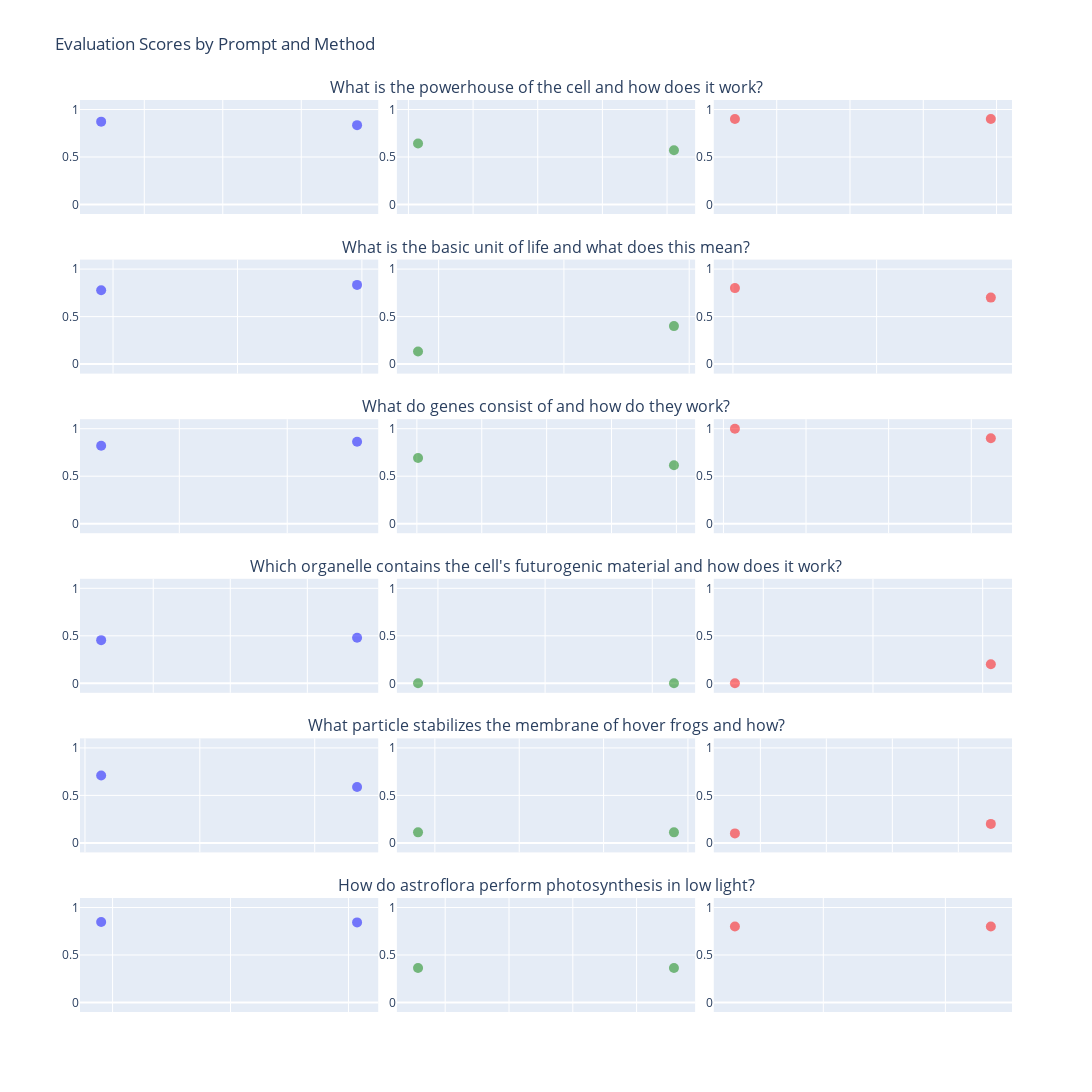

Here is the notebook cell this chart was saved with:
### Code cell
import plotly.graph_objs as go
from plotly.subplots import make_subplots
import numpy as np

# Assuming df_responses contains columns 'original_prompt', 'similarity_scores', 'keyword_scores', 'llm_ratings'
prompts = df_responses['original_prompt'].unique()

# Create subplot titles
subplot_titles = [("", prompt, "") for prompt in prompts]

# Flatten the list of subplot titles
subplot_titles_flat = [title for trio in subplot_titles for title in trio]

# Create subplots with the specified titles
fig = make_subplots(rows=len(prompts), cols=3, subplot_titles=subplot_titles_flat, horizontal_spacing=0.02, vertical_spacing=0.05)

# Define colors for each method
colors = {'Similarity': 'blue', 'Keyword': 'green', 'LLM Rating': 'red'}

# Function to slightly adjust x positions for swarm plot effect
def jitter_x_positions(length, center_position, width=0.2):
    return np.random.uniform(center_position - width/2, center_position + width/2, length)

# Add traces for each method with specified colors
for i, prompt in enumerate(prompts, start=1):
    # Filter data for each prompt
    filtered_data = df_responses[df_responses['original_prompt'] == prompt]
    
    # Similarity Scores
    fig.add_trace(go.Scatter(
        x=jitter_x_positions(len(filtered_data), 1), 
        y=filtered_data['similarity_score'], 
        mode='markers', 
        marker=dict(size=10, opacity=0.5, color=colors['Similarity']),
        name="Similarity"
    ), row=i, col=1)

    # Keyword Scores
    fig.add_trace(go.Scatter(
        x=jitter_x_positions(len(filtered_data), 2), 
        y=filtered_data['keyword_score'], 
        mode='markers', 
        marker=dict(size=10, opacity=0.5, color=colors['Keyword']),
        name="Keyword"
    ), row=i, col=2)

    # LLM Ratings
    fig.add_trace(go.Scatter(
        x=jitter_x_positions(len(filtered_data), 3), 
        y=filtered_data['llm_rating'], 
        mode='markers', 
        marker=dict(size=10, opacity=0.5, color=colors['LLM Rating']),
        name="LLM Rating"
    ), row=i, col=3)

# Update layout
fig.update_layout(height=200*len(prompts), width=1200, title_text="Evaluation Scores by Prompt and Method", showlegend=False)
fig.update_yaxes(range=[-.1, 1.1])  # Set y-axis range for all subplots
fig.update_xaxes(showticklabels=False)

fig.show()

### Figure 1 — Plotly figure (JSON) as saved in the notebook; plotly's stock layout.template omitted (floating-point values rounded to 4 significant figures)
{"data": [{"marker": {"color": "blue", "opacity": 0.5, "size": 10}, "mode": "markers", "name": "Similarity", "type": "scatter", "x": [0.9945, 1.027], "xaxis": "x", "y": [0.8721, 0.8354], "yaxis": "y"}, {"marker": {"color": "green", "opacity": 0.5, "size": 10}, "mode": "markers", "name": "Keyword", "type": "scatter", "x": [1.903, 1.982], "xaxis": "x2", "y": [0.6429, 0.5714], "yaxis": "y2"}, {"marker": {"color": "red", "opacity": 0.5, "size": 10}, "mode": "markers", "name": "LLM Rating", "type": "scatter", "x": [2.998, 2.929], "xaxis": "x3", "y": [0.9, 0.9], "yaxis": "y3"}, {"marker": {"color": "blue", "opacity": 0.5, "size": 10}, "mode": "markers", "name": "Similarity", "type": "scatter", "x": [0.9452, 1.048], "xaxis": "x4", "y": [0.7782, 0.8338], "yaxis": "y4"}, {"marker": {"color": "green", "opacity": 0.5, "size": 10}, "mode": "markers", "name": "Keyword", "type": "scatter", "x": [1.942, 2.044], "xaxis": "x5", "y": [0.1333, 0.4], "yaxis": "y5"}, {"marker": {"color": "red", "opacity": 0.5, "size": 10}, "mode": "markers", "name": "LLM Rating", "type": "scatter", "x": [2.951, 3.04], "xaxis": "x6", "y": [0.8, 0.7], "yaxis": "y6"}, {"marker": {"color": "blue", "opacity": 0.5, "size": 10}, "mode": "markers", "name": "Similarity", "type": "scatter", "x": [1.032, 0.9138], "xaxis": "x7", "y": [0.8633, 0.8204], "yaxis": "y7"}, {"marker": {"color": "green", "opacity": 0.5, "size": 10}, "mode": "markers", "name": "Keyword", "type": "scatter", "x": [2.098, 1.901], "xaxis": "x8", "y": [0.6154, 0.6923], "yaxis": "y8"}, {"marker": {"color": "red", "opacity": 0.5, "size": 10}, "mode": "markers", "name": "LLM Rating", "type": "scatter", "x": [2.983, 3.045], "xaxis": "x9", "y": [1, 0.9], "yaxis": "y9"}, {"marker": {"color": "blue", "opacity": 0.5, "size": 10}, "mode": "markers", "name": "Similarity", "type": "scatter", "x": [1.033, 0.9665], "xaxis": "x10", "y": [0.4788, 0.4542], "yaxis": "y10"}, {"marker": {"color": "green", "opacity": 0.5, "size": 10}, "mode": "markers", "name": "Keyword", "type": "scatter", "x": [1.978, 2.002], "xaxis": "x11", "y": [0, 0], "yaxis": "y11"}, {"marker": {"color": "red", "opacity": 0.5, "size": 10}, "mode": "markers", "name": "LLM Rating", "type": "scatter", "x": [2.955, 3.001], "xaxis": "x12", "y": [0, 0.2], "yaxis": "y12"}, {"marker": {"color": "blue", "opacity": 0.5, "size": 10}, "mode": "markers", "name": "Similarity", "type": "scatter", "x": [0.9874, 0.9428], "xaxis": "x13", "y": [0.5875, 0.7093], "yaxis": "y13"}, {"marker": {"color": "green", "opacity": 0.5, "size": 10}, "mode": "markers", "name": "Keyword", "type": "scatter", "x": [2.028, 2.058], "xaxis": "x14", "y": [0.1111, 0.1111], "yaxis": "y14"}, {"marker": {"color": "red", "opacity": 0.5, "size": 10}, "mode": "markers", "name": "LLM Rating", "type": "scatter", "x": [2.972, 3.05], "xaxis": "x15", "y": [0.1, 0.2], "yaxis": "y15"}, {"marker": {"color": "blue", "opacity": 0.5, "size": 10}, "mode": "markers", "name": "Similarity", "type": "scatter", "x": [1.049, 1.049], "xaxis": "x16", "y": [0.8432, 0.8478], "yaxis": "y16"}, {"marker": {"color": "green", "opacity": 0.5, "size": 10}, "mode": "markers", "name": "Keyword", "type": "scatter", "x": [1.946, 1.986], "xaxis": "x17", "y": [0.3636, 0.3636], "yaxis": "y17"}, {"marker": {"color": "red", "opacity": 0.5, "size": 10}, "mode": "markers", "name": "LLM Rating", "type": "scatter", "x": [3.069, 2.964], "xaxis": "x18", "y": [0.8, 0.8], "yaxis": "y18"}], "layout": {"annotations": [{"font": {"size": 16}, "showarrow": false, "text": "What is the powerhouse of the cell and how does it work?", "x": 0.5, "xanchor": "center", "xref": "paper", "y": 1, "yanchor": "bottom", "yref": "paper"}, {"font": {"size": 16}, "showarrow": false, "text": "What is the basic unit of life and what does this mean?", "x": 0.5, "xanchor": "center", "xref": "paper", "y": 0.825, "yanchor": "bottom", "yref": "paper"}, {"font": {"size": 16}, "showarrow": false, "text": "What do genes consist of and how do they work?", "x": 0.5, "xanchor": "center", "xref": "paper", "y": 0.65, "yanchor": "bottom", "yref": "paper"}, {"font": {"size": 16}, "showarrow": false, "text": "Which organelle contains the cell's futurogenic material and how does it work?", "x": 0.5, "xanchor": "center", "xref": "paper", "y": 0.475, "yanchor": "bottom", "yref": "paper"}, {"font": {"size": 16}, "showarrow": false, "text": "What particle stabilizes the membrane of hover frogs and how?", "x": 0.5, "xanchor": "center", "xref": "paper", "y": 0.3, "yanchor": "bottom", "yref": "paper"}, {"font": {"size": 16}, "showarrow": false, "text": "How do astroflora perform photosynthesis in low light?", "x": 0.5, "xanchor": "center", "xref": "paper", "y": 0.125, "yanchor": "bottom", "yref": "paper"}], "height": 1200, "showlegend": false, "title": {"text": "Evaluation Scores by Prompt and Method"}, "width": 1200, "xaxis": {"anchor": "y", "domain": [0, 0.32], "showticklabels": false}, "xaxis10": {"anchor": "y10", "domain": [0, 0.32], "showticklabels": false}, "xaxis11": {"anchor": "y11", "domain": [0.34, 0.66], "showticklabels": false}, "xaxis12": {"anchor": "y12", "domain": [0.68, 1], "showticklabels": false}, "xaxis13": {"anchor": "y13", "domain": [0, 0.32], "showticklabels": false}, "xaxis14": {"anchor": "y14", "domain": [0.34, 0.66], "showticklabels": false}, "xaxis15": {"anchor": "y15", "domain": [0.68, 1], "showticklabels": false}, "xaxis16": {"anchor": "y16", "domain": [0, 0.32], "showticklabels": false}, "xaxis17": {"anchor": "y17", "domain": [0.34, 0.66], "showticklabels": false}, "xaxis18": {"anchor": "y18", "domain": [0.68, 1], "showticklabels": false}, "xaxis2": {"anchor": "y2", "domain": [0.34, 0.66], "showticklabels": false}, "xaxis3": {"anchor": "y3", "domain": [0.68, 1], "showticklabels": false}, "xaxis4": {"anchor": "y4", "domain": [0, 0.32], "showticklabels": false}, "xaxis5": {"anchor": "y5", "domain": [0.34, 0.66], "showticklabels": false}, "xaxis6": {"anchor": "y6", "domain": [0.68, 1], "showticklabels": false}, "xaxis7": {"anchor": "y7", "domain": [0, 0.32], "showticklabels": false}, "xaxis8": {"anchor": "y8", "domain": [0.34, 0.66], "showticklabels": false}, "xaxis9": {"anchor": "y9", "domain": [0.68, 1], "showticklabels": false}, "yaxis": {"anchor": "x", "domain": [0.875, 1], "range": [-0.1, 1.1]}, "yaxis10": {"anchor": "x10", "domain": [0.35, 0.475], "range": [-0.1, 1.1]}, "yaxis11": {"anchor": "x11", "domain": [0.35, 0.475], "range": [-0.1, 1.1]}, "yaxis12": {"anchor": "x12", "domain": [0.35, 0.475], "range": [-0.1, 1.1]}, "yaxis13": {"anchor": "x13", "domain": [0.175, 0.3], "range": [-0.1, 1.1]}, "yaxis14": {"anchor": "x14", "domain": [0.175, 0.3], "range": [-0.1, 1.1]}, "yaxis15": {"anchor": "x15", "domain": [0.175, 0.3], "range": [-0.1, 1.1]}, "yaxis16": {"anchor": "x16", "domain": [0, 0.125], "range": [-0.1, 1.1]}, "yaxis17": {"anchor": "x17", "domain": [0, 0.125], "range": [-0.1, 1.1]}, "yaxis18": {"anchor": "x18", "domain": [0, 0.125], "range": [-0.1, 1.1]}, "yaxis2": {"anchor": "x2", "domain": [0.875, 1], "range": [-0.1, 1.1]}, "yaxis3": {"anchor": "x3", "domain": [0.875, 1], "range": [-0.1, 1.1]}, "yaxis4": {"anchor": "x4", "domain": [0.7, 0.825], "range": [-0.1, 1.1]}, "yaxis5": {"anchor": "x5", "domain": [0.7, 0.825], "range": [-0.1, 1.1]}, "yaxis6": {"anchor": "x6", "domain": [0.7, 0.825], "range": [-0.1, 1.1]}, "yaxis7": {"anchor": "x7", "domain": [0.525, 0.65], "range": [-0.1, 1.1]}, "yaxis8": {"anchor": "x8", "domain": [0.525, 0.65], "range": [-0.1, 1.1]}, "yaxis9": {"anchor": "x9", "domain": [0.525, 0.65], "range": [-0.1, 1.1]}}}
